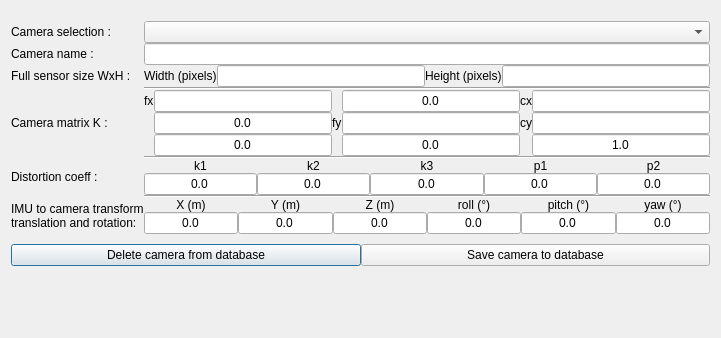
<?xml version="1.0" encoding="UTF-8"?>
<ui version="4.0">
 <class>CameraManagerTool</class>
 <widget class="QDialog" name="CameraManagerTool">
  <property name="geometry">
   <rect>
    <x>0</x>
    <y>0</y>
    <width>721</width>
    <height>338</height>
   </rect>
  </property>
  <property name="windowTitle">
   <string>Camera Manager</string>
  </property>
  <layout class="QHBoxLayout" name="horizontalLayout">
   <item>
    <layout class="QVBoxLayout" name="verticalLayout_2">
     <property name="spacing">
      <number>0</number>
     </property>
     <property name="leftMargin">
      <number>0</number>
     </property>
     <property name="topMargin">
      <number>5</number>
     </property>
     <property name="bottomMargin">
      <number>0</number>
     </property>
     <item>
      <layout class="QGridLayout" name="gridLayout">
       <property name="topMargin">
        <number>5</number>
       </property>
       <property name="bottomMargin">
        <number>5</number>
       </property>
       <item row="8" column="1">
        <widget class="Line" name="line">
         <property name="orientation">
          <enum>Qt::Horizontal</enum>
         </property>
        </widget>
       </item>
       <item row="3" column="1">
        <widget class="Line" name="line_3">
         <property name="orientation">
          <enum>Qt::Horizontal</enum>
         </property>
        </widget>
       </item>
       <item row="4" column="1">
        <layout class="QGridLayout" name="gridLayout_2">
         <item row="2" column="4">
          <widget class="QLineEdit" name="K32_le">
           <property name="text">
            <string>0.0</string>
           </property>
           <property name="alignment">
            <set>Qt::AlignCenter</set>
           </property>
          </widget>
         </item>
         <item row="0" column="1">
          <widget class="QLabel" name="label_11">
           <property name="text">
            <string>fx</string>
           </property>
          </widget>
         </item>
         <item row="1" column="3">
          <widget class="QLabel" name="label_12">
           <property name="text">
            <string>fy</string>
           </property>
          </widget>
         </item>
         <item row="0" column="2">
          <widget class="QLineEdit" name="K11_le">
           <property name="alignment">
            <set>Qt::AlignCenter</set>
           </property>
          </widget>
         </item>
         <item row="1" column="6">
          <widget class="QLineEdit" name="K23_le">
           <property name="alignment">
            <set>Qt::AlignCenter</set>
           </property>
          </widget>
         </item>
         <item row="1" column="4">
          <widget class="QLineEdit" name="K22_le">
           <property name="alignment">
            <set>Qt::AlignCenter</set>
           </property>
          </widget>
         </item>
         <item row="2" column="2">
          <widget class="QLineEdit" name="K31_le">
           <property name="text">
            <string>0.0</string>
           </property>
           <property name="alignment">
            <set>Qt::AlignCenter</set>
           </property>
          </widget>
         </item>
         <item row="1" column="2">
          <widget class="QLineEdit" name="K21_le">
           <property name="text">
            <string>0.0</string>
           </property>
           <property name="alignment">
            <set>Qt::AlignCenter</set>
           </property>
          </widget>
         </item>
         <item row="2" column="6">
          <widget class="QLineEdit" name="K33_le">
           <property name="text">
            <string>1.0</string>
           </property>
           <property name="alignment">
            <set>Qt::AlignCenter</set>
           </property>
          </widget>
         </item>
         <item row="1" column="5">
          <widget class="QLabel" name="label_14">
           <property name="text">
            <string>cy</string>
           </property>
          </widget>
         </item>
         <item row="0" column="4">
          <widget class="QLineEdit" name="K12_le">
           <property name="text">
            <string>0.0</string>
           </property>
           <property name="alignment">
            <set>Qt::AlignCenter</set>
           </property>
          </widget>
         </item>
         <item row="0" column="6">
          <widget class="QLineEdit" name="K13_le">
           <property name="alignment">
            <set>Qt::AlignCenter</set>
           </property>
          </widget>
         </item>
         <item row="0" column="5">
          <widget class="QLabel" name="label_13">
           <property name="text">
            <string>cx</string>
           </property>
          </widget>
         </item>
        </layout>
       </item>
       <item row="1" column="1">
        <widget class="QLineEdit" name="camera_name">
         <property name="maximumSize">
          <size>
           <width>16777215</width>
           <height>16777215</height>
          </size>
         </property>
        </widget>
       </item>
       <item row="2" column="0">
        <widget class="QLabel" name="label_15">
         <property name="text">
          <string>Full sensor size WxH :</string>
         </property>
        </widget>
       </item>
       <item row="0" column="0">
        <widget class="QLabel" name="label">
         <property name="text">
          <string>Camera selection :</string>
         </property>
        </widget>
       </item>
       <item row="7" column="0">
        <widget class="QLabel" name="label_5">
         <property name="text">
          <string>Distortion coeff :</string>
         </property>
        </widget>
       </item>
       <item row="7" column="1">
        <layout class="QGridLayout" name="gridLayout_4">
         <item row="1" column="2">
          <widget class="QLineEdit" name="k3_le">
           <property name="text">
            <string>0.0</string>
           </property>
           <property name="alignment">
            <set>Qt::AlignCenter</set>
           </property>
          </widget>
         </item>
         <item row="1" column="3">
          <widget class="QLineEdit" name="p1_le">
           <property name="text">
            <string>0.0</string>
           </property>
           <property name="alignment">
            <set>Qt::AlignCenter</set>
           </property>
          </widget>
         </item>
         <item row="1" column="4">
          <widget class="QLineEdit" name="p2_le">
           <property name="text">
            <string>0.0</string>
           </property>
           <property name="alignment">
            <set>Qt::AlignCenter</set>
           </property>
          </widget>
         </item>
         <item row="1" column="1">
          <widget class="QLineEdit" name="k2_le">
           <property name="text">
            <string>0.0</string>
           </property>
           <property name="alignment">
            <set>Qt::AlignCenter</set>
           </property>
          </widget>
         </item>
         <item row="1" column="0">
          <widget class="QLineEdit" name="k1_le">
           <property name="text">
            <string>0.0</string>
           </property>
           <property name="alignment">
            <set>Qt::AlignCenter</set>
           </property>
          </widget>
         </item>
         <item row="0" column="0">
          <widget class="QLabel" name="label_6">
           <property name="text">
            <string>k1</string>
           </property>
           <property name="alignment">
            <set>Qt::AlignCenter</set>
           </property>
          </widget>
         </item>
         <item row="0" column="1">
          <widget class="QLabel" name="label_7">
           <property name="text">
            <string>k2</string>
           </property>
           <property name="alignment">
            <set>Qt::AlignCenter</set>
           </property>
          </widget>
         </item>
         <item row="0" column="2">
          <widget class="QLabel" name="label_8">
           <property name="text">
            <string>k3</string>
           </property>
           <property name="alignment">
            <set>Qt::AlignCenter</set>
           </property>
          </widget>
         </item>
         <item row="0" column="3">
          <widget class="QLabel" name="label_9">
           <property name="text">
            <string>p1</string>
           </property>
           <property name="alignment">
            <set>Qt::AlignCenter</set>
           </property>
          </widget>
         </item>
         <item row="0" column="4">
          <widget class="QLabel" name="label_10">
           <property name="text">
            <string>p2</string>
           </property>
           <property name="alignment">
            <set>Qt::AlignCenter</set>
           </property>
          </widget>
         </item>
        </layout>
       </item>
       <item row="1" column="0">
        <widget class="QLabel" name="label_2">
         <property name="text">
          <string>Camera name :</string>
         </property>
        </widget>
       </item>
       <item row="9" column="0">
        <widget class="QLabel" name="label_18">
         <property name="text">
          <string>IMU to camera transform
translation and rotation:</string>
         </property>
        </widget>
       </item>
       <item row="4" column="0">
        <widget class="QLabel" name="label_3">
         <property name="text">
          <string>Camera matrix K :</string>
         </property>
        </widget>
       </item>
       <item row="5" column="1">
        <widget class="Line" name="line_2">
         <property name="orientation">
          <enum>Qt::Horizontal</enum>
         </property>
        </widget>
       </item>
       <item row="9" column="1">
        <layout class="QGridLayout" name="gridLayout_6">
         <item row="1" column="6">
          <widget class="QLabel" name="label_24">
           <property name="text">
            <string>yaw (°)</string>
           </property>
           <property name="alignment">
            <set>Qt::AlignCenter</set>
           </property>
          </widget>
         </item>
         <item row="1" column="4">
          <widget class="QLabel" name="label_22">
           <property name="text">
            <string>roll (°)</string>
           </property>
           <property name="alignment">
            <set>Qt::AlignCenter</set>
           </property>
          </widget>
         </item>
         <item row="1" column="3">
          <widget class="QLabel" name="label_19">
           <property name="text">
            <string>Z (m)</string>
           </property>
           <property name="alignment">
            <set>Qt::AlignCenter</set>
           </property>
          </widget>
         </item>
         <item row="1" column="5">
          <widget class="QLabel" name="label_23">
           <property name="text">
            <string>pitch (°)</string>
           </property>
           <property name="alignment">
            <set>Qt::AlignCenter</set>
           </property>
          </widget>
         </item>
         <item row="1" column="0">
          <widget class="QLabel" name="label_20">
           <property name="text">
            <string>X (m)</string>
           </property>
           <property name="alignment">
            <set>Qt::AlignCenter</set>
           </property>
          </widget>
         </item>
         <item row="1" column="1">
          <widget class="QLabel" name="label_21">
           <property name="text">
            <string>Y (m)</string>
           </property>
           <property name="alignment">
            <set>Qt::AlignCenter</set>
           </property>
          </widget>
         </item>
         <item row="2" column="0">
          <widget class="QLineEdit" name="X_le">
           <property name="text">
            <string>0.0</string>
           </property>
           <property name="alignment">
            <set>Qt::AlignCenter</set>
           </property>
          </widget>
         </item>
         <item row="2" column="1">
          <widget class="QLineEdit" name="Y_le">
           <property name="text">
            <string>0.0</string>
           </property>
           <property name="alignment">
            <set>Qt::AlignCenter</set>
           </property>
          </widget>
         </item>
         <item row="2" column="3">
          <widget class="QLineEdit" name="Z_le">
           <property name="text">
            <string>0.0</string>
           </property>
           <property name="alignment">
            <set>Qt::AlignCenter</set>
           </property>
          </widget>
         </item>
         <item row="2" column="4">
          <widget class="QLineEdit" name="roll_le">
           <property name="text">
            <string>0.0</string>
           </property>
           <property name="alignment">
            <set>Qt::AlignCenter</set>
           </property>
          </widget>
         </item>
         <item row="2" column="5">
          <widget class="QLineEdit" name="pitch_le">
           <property name="text">
            <string>0.0</string>
           </property>
           <property name="alignment">
            <set>Qt::AlignCenter</set>
           </property>
          </widget>
         </item>
         <item row="2" column="6">
          <widget class="QLineEdit" name="yaw_le">
           <property name="text">
            <string>0.0</string>
           </property>
           <property name="alignment">
            <set>Qt::AlignCenter</set>
           </property>
          </widget>
         </item>
        </layout>
       </item>
       <item row="0" column="1">
        <widget class="QComboBox" name="cam_selection_cb"/>
       </item>
       <item row="2" column="1">
        <layout class="QGridLayout" name="gridLayout_5">
         <item row="0" column="1">
          <widget class="QLineEdit" name="sensor_width"/>
         </item>
         <item row="0" column="2">
          <widget class="QLabel" name="label_17">
           <property name="text">
            <string>Height (pixels)</string>
           </property>
          </widget>
         </item>
         <item row="0" column="3">
          <widget class="QLineEdit" name="sensor_height"/>
         </item>
         <item row="0" column="0">
          <widget class="QLabel" name="label_16">
           <property name="text">
            <string>Width (pixels)</string>
           </property>
          </widget>
         </item>
        </layout>
       </item>
      </layout>
     </item>
     <item>
      <layout class="QHBoxLayout" name="horizontalLayout_3">
       <property name="topMargin">
        <number>5</number>
       </property>
       <item>
        <widget class="QPushButton" name="delete_from_db_pb">
         <property name="text">
          <string>Delete camera from database</string>
         </property>
        </widget>
       </item>
       <item>
        <widget class="QPushButton" name="save_to_file_pb">
         <property name="text">
          <string>Save camera to database</string>
         </property>
        </widget>
       </item>
      </layout>
     </item>
     <item>
      <spacer name="verticalSpacer">
       <property name="orientation">
        <enum>Qt::Vertical</enum>
       </property>
       <property name="sizeHint" stdset="0">
        <size>
         <width>20</width>
         <height>40</height>
        </size>
       </property>
      </spacer>
     </item>
    </layout>
   </item>
  </layout>
 </widget>
 <resources/>
 <connections/>
</ui>
